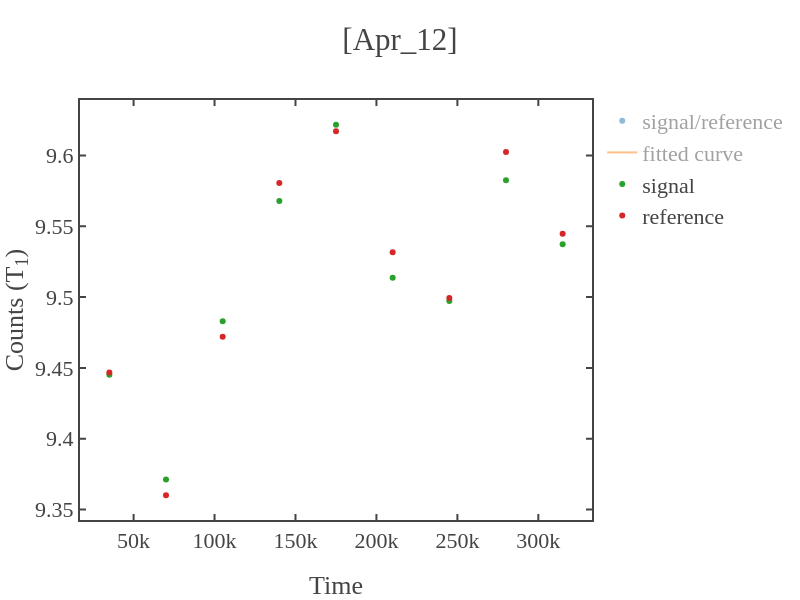

Write notebook code for a chart like this one.
### Code cell
# loading the data 
# load_data = dict(np.load(total_path))
load_data = dict(np.load(r"C:\Users\Administrator\OneDrive\Desktop\Atanu_experiments\T1_measurements\codes\data\2025\Apr_11\p_5mW\l_25.0us_new\with1064\3.0\a_5\s_2000\[13_59]_0.5us.npz"))
time_axis,signal_photon,reference_samples,signal_samples = data_to_time_signal(load_data,samples,first=first_sig_ref)


x=time_axis[1:]
y=signal_photon[1:]
guess_parameters = np.array([0.7,1,100e3])  # input these paramters(serially) with your guess  
fitting_function = 'exp'   # y0+y_max*np.exp(-x/tau)
fitting_range = False   # for x-axis 

# fitting the data
x_fit,y_fit,coefficient,error_bars = fit_func(x,y,fit_range=fitting_range,func=fitting_function,guess_params=guess_parameters) 
if len(str(int(coefficient[2])))>7 or coefficient[2]<0:
    print('Fitted lifetime seems too long (more than 10ms) or negative.')
    print('If not expected for T1 exp, retry with increasing or decreasing the evolution time of the sequence.')
# plotting the data 
fig1 = simple_plot(x,y,show=False,x_name = "Time",y_name = "Counts (T<sub>1</sub>)",mode='markers',title=f'{date}',curve_name='signal/reference')
fig2 = simple_plot(x_fit,y_fit,show=False,x_name = "Time",y_name = "Counts (T<sub>1</sub>)",mode='lines',title=f'{date}',curve_name='fitted curve')
fig3 = simple_plot(x,signal_samples[1:],show=False,x_name = "Time",y_name = "Counts (T<sub>1</sub>)",mode='markers',title=f'{date}',curve_name='signal')
fig4 = simple_plot(x,reference_samples[1:],show=False,x_name = "Time",y_name = "Counts (T<sub>1</sub>)",mode='markers',title=f'{date}',curve_name='reference')

add_figures([fig1,fig2,fig3,fig4],show=True,x_name = "Time",y_name = "Counts (T<sub>1</sub>)",title=f'[{date}]')

### Figure 1 — Plotly figure (JSON) as saved in the notebook; plotly's stock layout.template omitted (floating-point values rounded to 4 significant figures)
{"data": [{"mode": "markers", "name": "signal/reference", "showlegend": true, "type": "scatter", "visible": "legendonly", "x": [35020, 70020, 105020, 140020, 175020, 210020, 245020, 280020, 315020], "y": [0.9998, 1.001, 1.001, 0.9987, 1.0, 0.9981, 0.9998, 0.9979, 0.9992]}, {"mode": "lines", "name": "fitted curve", "showlegend": true, "type": "scatter", "visible": "legendonly", "x": [35020, 70020, 105020, 140020, 175020, 210020, 245020, 280020, 315020], "y": [1.001, 1.0, 1.0, 0.9998, 0.9996, 0.9993, 0.9991, 0.9988, 0.9986]}, {"mode": "markers", "name": "signal", "showlegend": true, "type": "scatter", "visible": true, "x": [35020, 70020, 105020, 140020, 175020, 210020, 245020, 280020, 315020], "y": [9.445, 9.371, 9.483, 9.568, 9.622, 9.514, 9.497, 9.582, 9.537]}, {"mode": "markers", "name": "reference", "showlegend": true, "type": "scatter", "visible": true, "x": [35020, 70020, 105020, 140020, 175020, 210020, 245020, 280020, 315020], "y": [9.447, 9.36, 9.472, 9.581, 9.617, 9.532, 9.499, 9.603, 9.545]}], "layout": {"height": 600, "title": {"text": "[Apr_12]"}, "width": 800, "xaxis": {"autorange": true, "range": [16890.0, 333100.0], "title": {"text": "Time"}, "type": "linear"}, "yaxis": {"autorange": true, "range": [9.343, 9.639], "title": {"text": "Counts (T<sub>1</sub>)"}, "type": "linear"}}}
